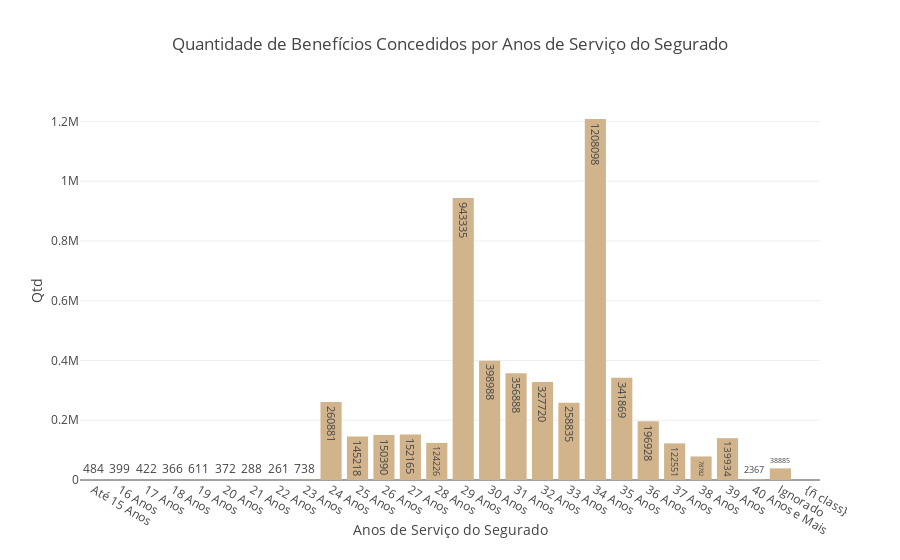

The notebook cell this image was saved under:
### Markdown cell above
<h3>Explorando o Atributo "Anos de Serviço do Segurado"</h3>

### Code cell
#Explorando o Atributo "Anos de Serviço do Segurado"
label1 = df_aposentadorias['Anos de Serviço do Segurado'].unique()
dados1 = df_aposentadorias.groupby(['Anos de Serviço do Segurado']).sum()['Qte Benefícios Concedidos']


trace1 = go.Bar(
            x =label1,
            y =dados1,
            name='Anos de Serviço do Segurado',
            textposition = 'auto',
            text=dados1, 
            marker=dict(color='tan'),  
            
            )


data = [trace1]
layout = go.Layout(yaxis=dict(title='Qtd'),xaxis=dict(title='Anos de Serviço do Segurado', tickmode='linear'),title='Quantidade de Benefícios Concedidos por Anos de Serviço do Segurado')
fig = go.Figure(data=data, layout=layout, )
py.iplot(fig, filename='grouped-bar' )

### Figure 1 — Plotly figure (JSON) as saved in the notebook; plotly's stock layout.template omitted (floating-point values rounded to 4 significant figures)
{"data": [{"marker": {"color": "tan"}, "name": "Anos de Serviço do Segurado", "text": [484, 399, 422, 366, 611, 372, 288, 261, 738, 260881, 145218, 150390, 152165, 124226, 943335, 398988, 356888, 327720, 258835, 1208098, 341869, 196928, 122551, 78782, 139934, 2367, 38885, 3], "textposition": "auto", "type": "bar", "uid": "4045cdae-d236-4d79-b98f-f20924c3aace", "x": ["Até 15 Anos", "16 Anos", "17 Anos", "18 Anos", "19 Anos", "20 Anos", "21 Anos", "22 Anos", "23 Anos", "24 Anos", "25 Anos", "26 Anos", "27 Anos", "28 Anos", "29 Anos", "30 Anos", "31 Anos", "32 Anos", "33 Anos", "34 Anos", "35 Anos", "36 Anos", "37 Anos", "38 Anos", "39 Anos", "40 Anos e Mais", "Ignorado", "{ñ class}"], "y": [484, 399, 422, 366, 611, 372, 288, 261, 738, 260881, 145218, 150390, 152165, 124226, 943335, 398988, 356888, 327720, 258835, 1208098, 341869, 196928, 122551, 78782, 139934, 2367, 38885, 3]}], "layout": {"autosize": true, "title": {"text": "Quantidade de Benefícios Concedidos por Anos de Serviço do Segurado"}, "xaxis": {"autorange": true, "range": [-0.5, 27.5], "tickmode": "linear", "title": {"text": "Anos de Serviço do Segurado"}, "type": "category"}, "yaxis": {"autorange": true, "range": [0, 1272000.0], "title": {"text": "Qtd"}, "type": "linear"}}}
